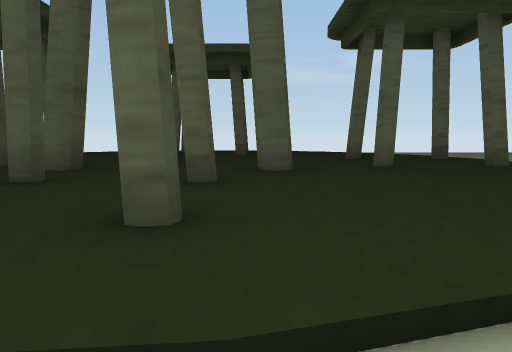
View 1 (above)

24 first-person views from a walk through a 3-D level made in the Unity game engine. The camera is 1.3 m above the floor, tilts 6° down and sees 70° across. The floor is counted in squares, 2 m on a side. Each view is taken from the middle of a square. On the plan, view 1 faces up. The plan holds only what a view shows up to about 11 squares ahead; the rest is blank.

View 2
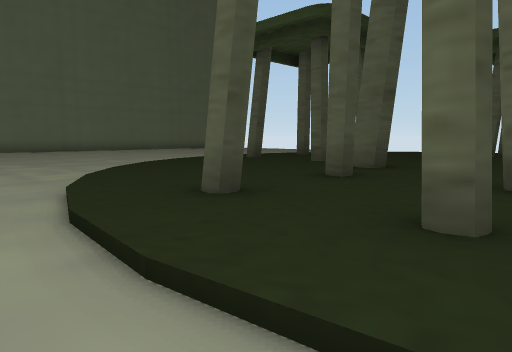

View 3
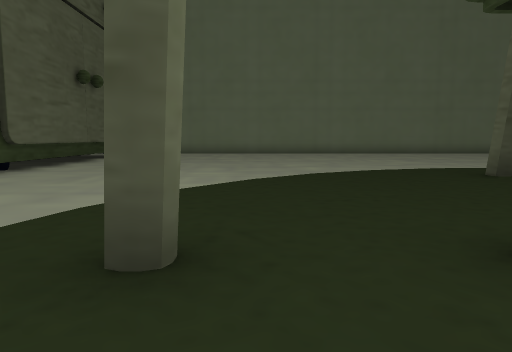

View 4
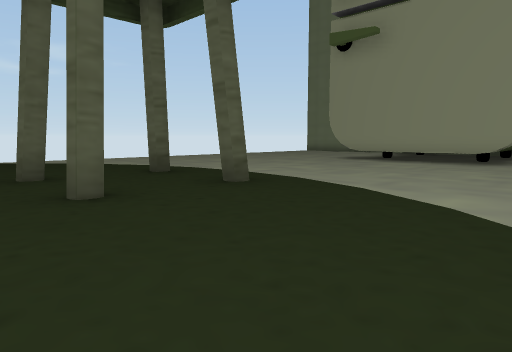

View 5
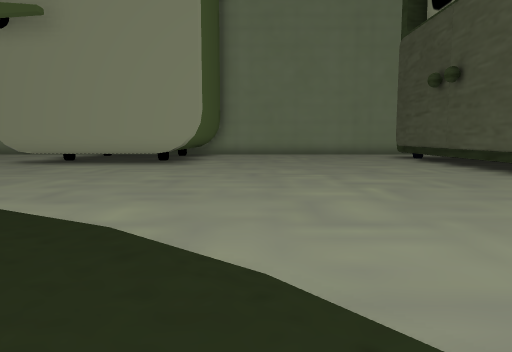

View 6
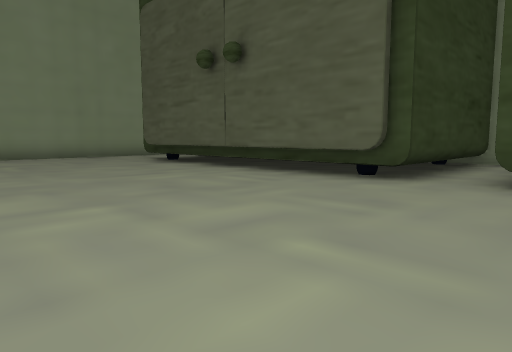

View 7
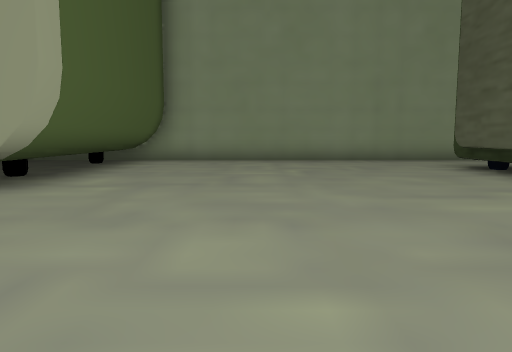

View 8
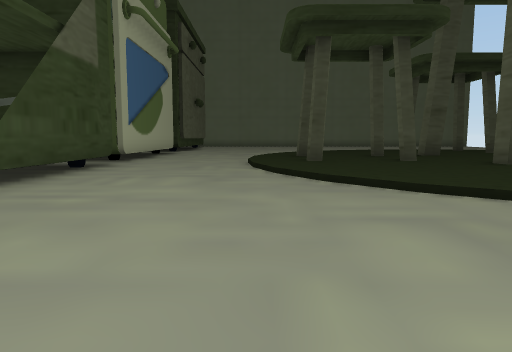

View 9
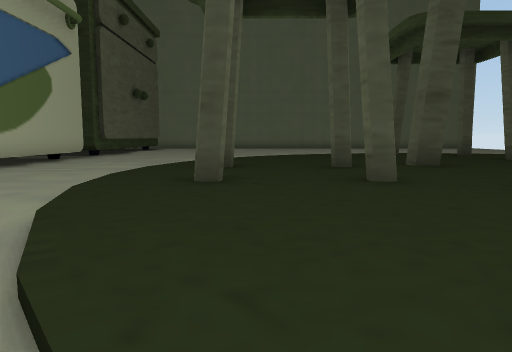

View 10
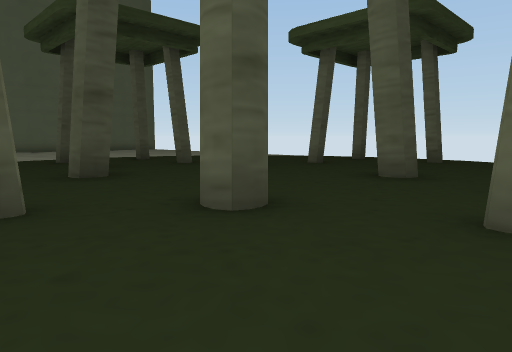

View 11
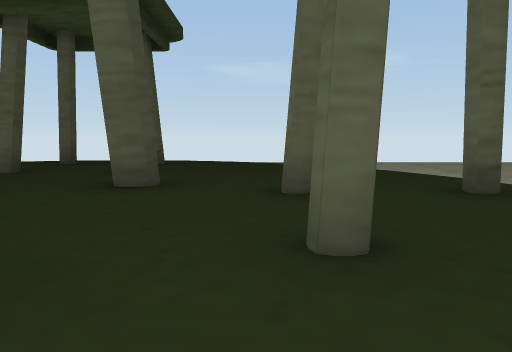

View 12
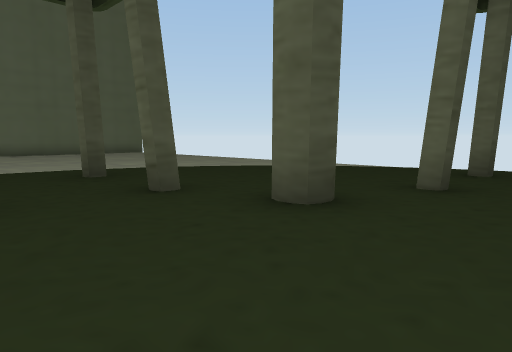

View 13
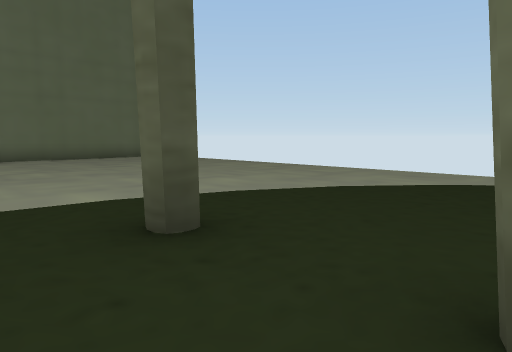

View 14
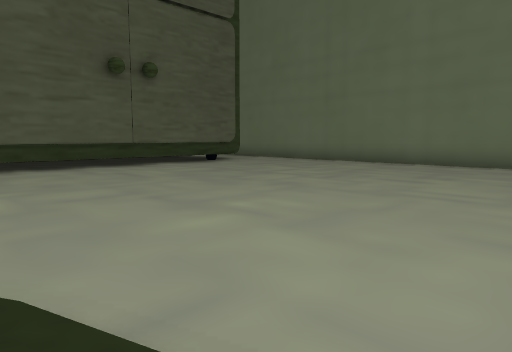

View 15
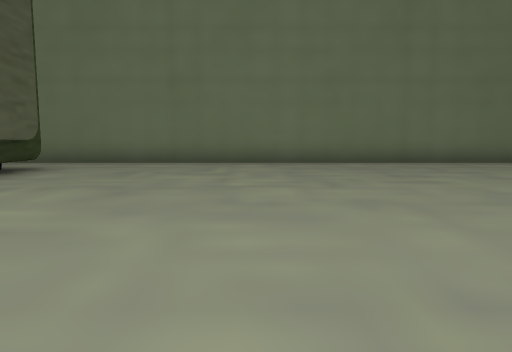

View 16
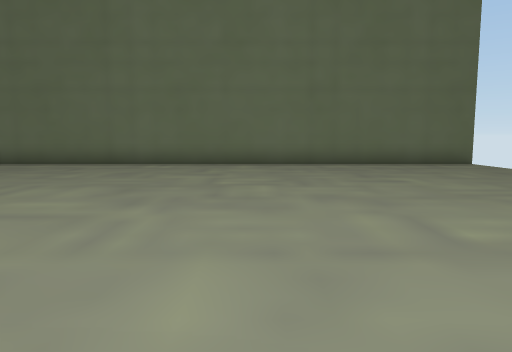

View 17
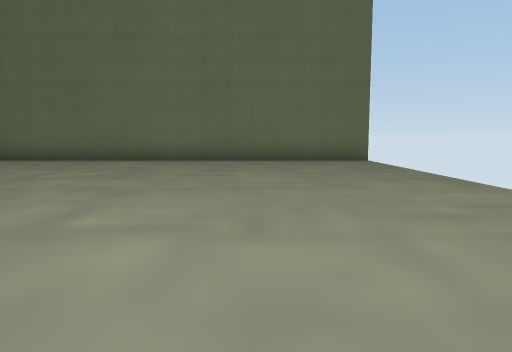

View 18
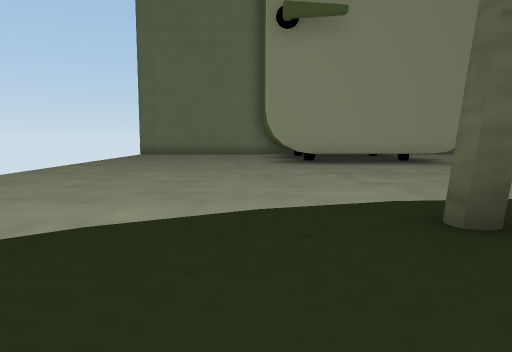

View 19
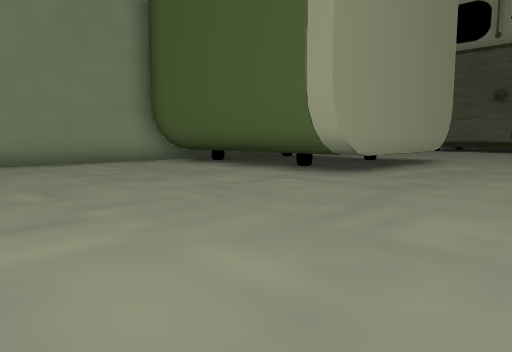

View 20
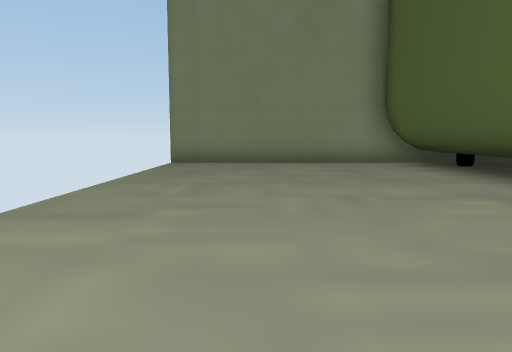

View 21
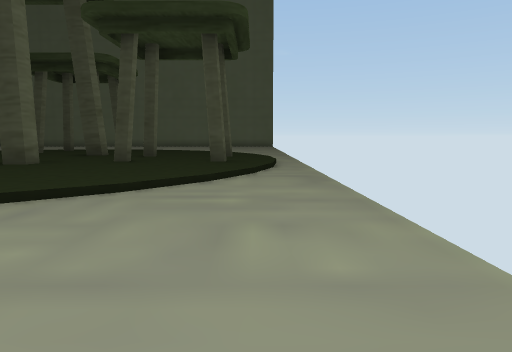

View 22
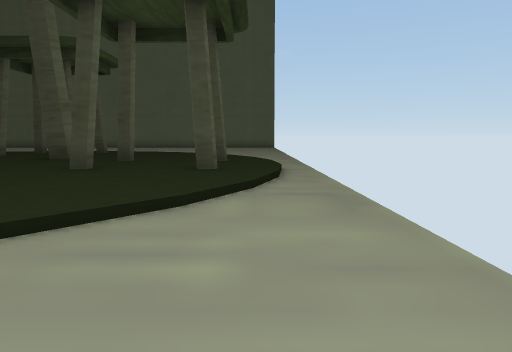

View 23
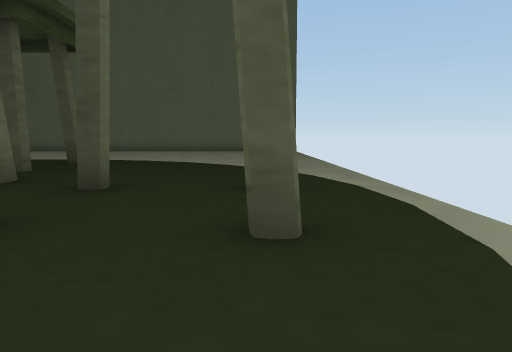

View 24
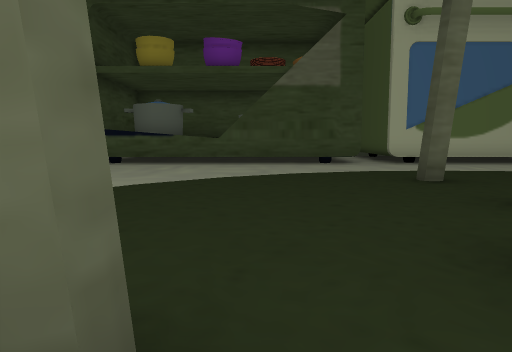

### Floor plan
Key: @ floor where view 1 was taken; # wall or solid block; . main floor; : floor 0.25 m higher than the main floor; / step, stairs or slope; = window, fence, low wall or low ledge; ^ raised ledge.
Columns run from 19 left of view 1 to 19 right of it. Each row starts with its distance up from view 1.
 16 #.....................................#
 15 #............../::::/.................#
 14 #............/::#::#::/...............#
 13 #.........../::::::::::/..............#
 12 #........../:::::#:#::::/.............#
 11 #........../::::::::::::/.............#
 10 #..........:::::#::#:::::.......#######
  9 #........./:#:#:::::::#:#/......=
  8 #........./::::::::::::::/......=
  7 #........./:#:#:::::::#:#.......=
  6 #..........:::::#::#:::::.......=    ##
  5 #........../::::::#:::::/.......#######
  4 #...........::::#:::::::..............#
  3 #.........../::::::::::/..............#
  2 #............//:#:#:://...............#
  1 #..............//////.................#
  0 #..................@..................#
 -1 #.....................................#
 -2 #.....................................#
 -3 #..######## ##########^^#^#.########..#
 -4 #..                        .#       ..#
 -5                            .#
 -6                            .#
 -7                            .#
 -8                            ##

Where each view was taken, in squares from view 1:
view 1: 0 up, 0 right, facing up
view 2: 0 up, 0 right, facing up-left
view 3: 3 up, 1 left, facing left
view 4: 3 up, 1 right, facing up-right
view 5: 3 up, 2 right, facing right
view 6: 3 up, 6 right, facing down-right
view 7: 2 up, 8 right, facing right
view 8: 1 up, 8 right, facing left
view 9: 3 up, 4 right, facing left
view 10: 4 up, 3 right, facing up-left
view 11: 5 up, 2 right, facing up
view 12: 7 up, 1 left, facing up-left
view 13: 8 up, 5 left, facing up-left
view 14: 7 up, 8 left, facing down-left
view 15: 2 up, 9 left, facing left
view 16: 10 up, 8 left, facing left
view 17: 13 up, 8 left, facing left
view 18: 11 up, 2 right, facing right
view 19: 16 up, 9 right, facing down-right
view 20: 14 up, 9 right, facing right
view 21: 15 up, 8 right, facing left
view 22: 15 up, 6 right, facing left
view 23: 14 up, 2 right, facing left
view 24: 8 up, 2 right, facing down
